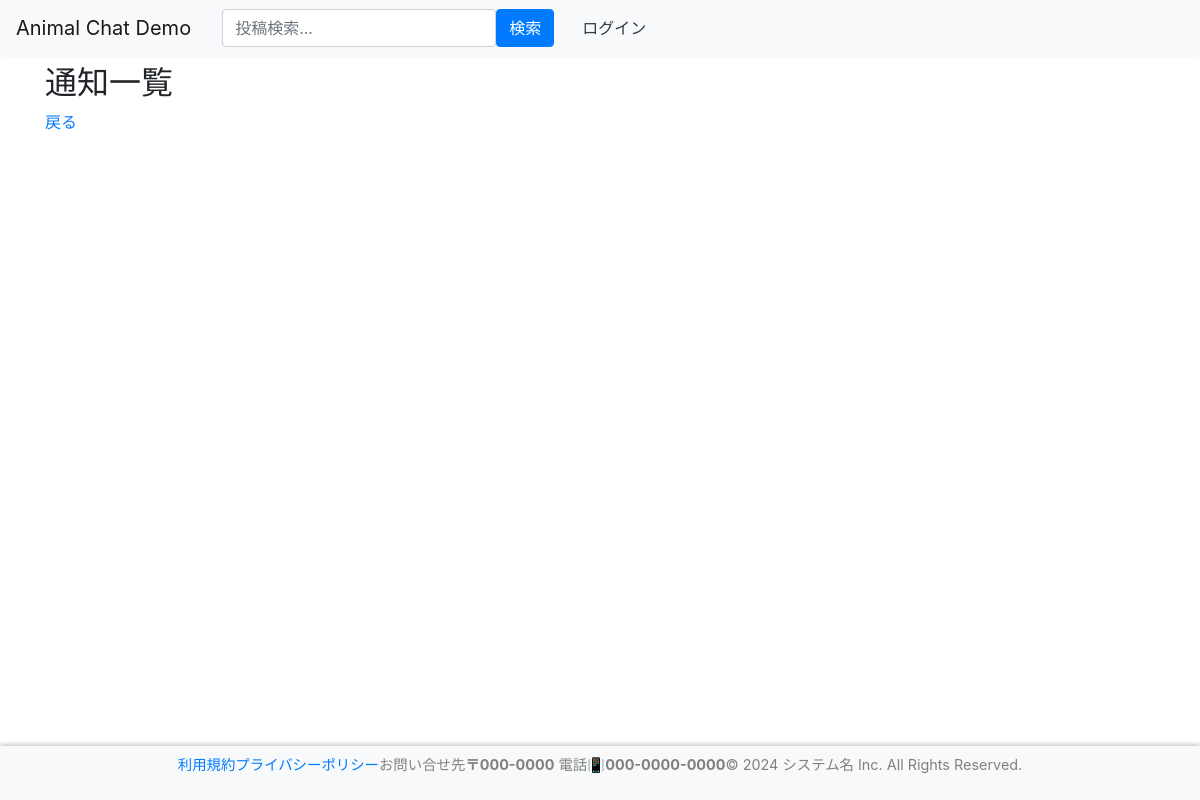
The page /contents/notice_list/ on the database as committed earlier.
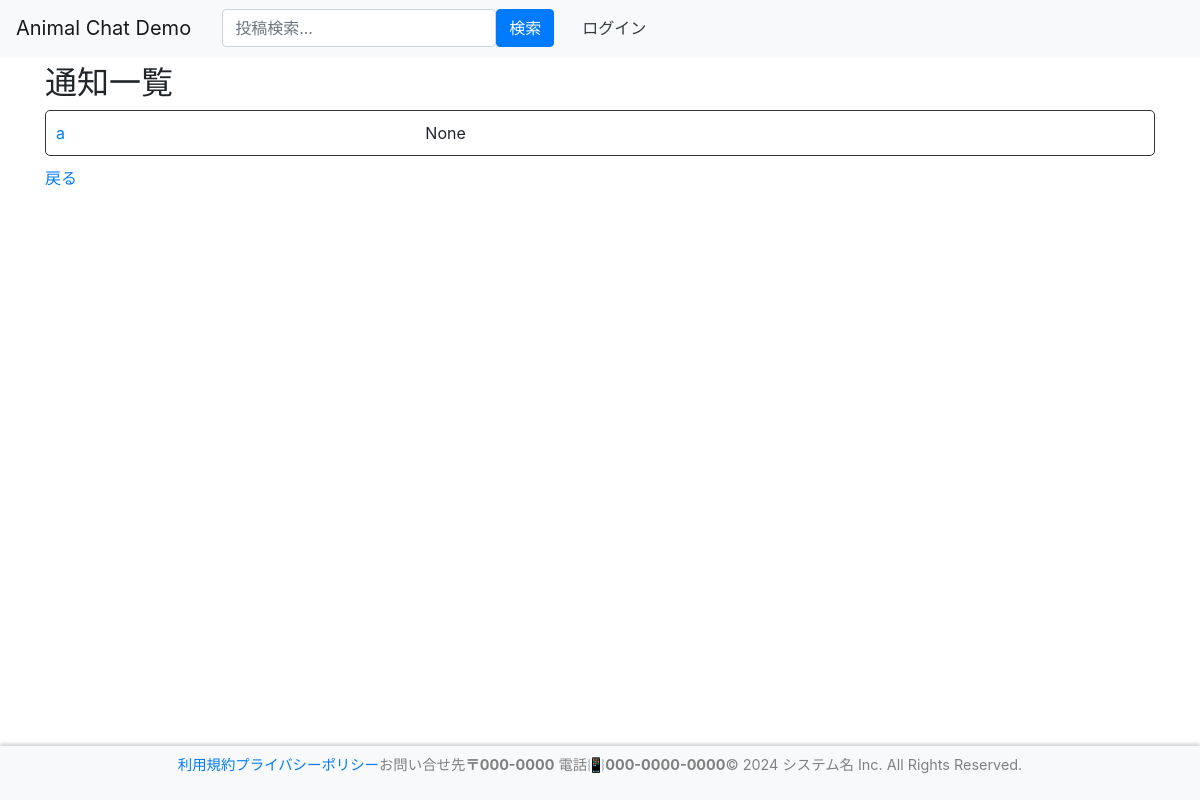
The same page on the database as committed later.
### contents/models.py (models this page shows, shortened)
class NoticeList(models.Model):
    id = models.AutoField(primary_key=True)
    posted_at = models.DateTimeField(
        verbose_name="日時",
        auto_now_add=True
    )
    title = models.CharField(
        verbose_name="タイトル",
        max_length=30,
        default=""
    )
    text = models.TextField(
        verbose_name="本文"
    )

### contents/views.py (the view)
# urls.py: path('notice_list/', views.NoticeListView.as_view(), name='notice_l'),
class NoticeListView(ListView):
    template_name = 'contents/notice_list.html'
    model = NoticeList
    paginate_by = 10
    context_object_name = "obj_data"

### templates/contents/notice_list.html (shortened to what this page needs)
{% extends "base.html" %}
{% load static %}
{% block content %}
    <div class="notice-container">
        <h2 class="notice-title">通知一覧</h2>
        <div class="post-section">
        {% for data in obj_data %}
        <div class="card-columns" style="padding: 10px; margin-bottom: 10px; border: 1px solid #333333; border-radius: 5px;">
                <div class="notice-content">
                    <div class="notice-details">
                        <div><a style="text-decoration: none;font-style: #0000;" href= "{% url 'contents:notice_d' data.pk %}">{{data.title}}</a></div>
                    </div>
                </div>
                <div class="notice-time">{{ data.posted_at }}</div>
        </div>
        {% endfor %}
        </div>
            <a href="" onclick="history.back()" class="return-btn">戻る</a>
{% endblock %}

### templates/base.html (shortened to what this page needs)
<!doctype html>
<html lang="ja">
{% load static %}
<head>
    <link rel="stylesheet" href="https://cdn.jsdelivr.net/npm/bootstrap@4.6.0/dist/css/bootstrap.min.css"
>
    <link rel="stylesheet" href="https://cdn.jsdelivr.net/gh/gitbrent/bootstrap4-toggle@3.6.1/css/bootstrap4-toggle.min.css">
</head>
<header>
    <nav class="navbar navbar-expand-lg navbar-light bg-light">
            <a class="navbar-brand" href="{% url 'accounts:index' %}">Animal Chat Demo</a>
        <div class="collapse navbar-collapse" id="navbarSupportedContent">
            <ul class="navbar-nav mr-auto">
                <br>
                <form method="get" action="{% url "post:posts_search" %}" class="col-12 col-lg-auto mb-2 mb-lg-0" role="search" style="display: flex;">
                    <input type="search" class="form-control" placeholder="投稿検索..." aria-label="Search" name="keyword" style="width:100%;">
                    <input type="submit" value="検索" class="btn btn-primary ">
                </form>
                {% if user.is_authenticated %}
                    <form method="post" action="{% url 'post:posts' %}" >
                        {% csrf_token %}
                        <button type="submit" class="btn btn-light text-dark me-2">投稿する</button>
                    </form>
                    <form method="get" action="{% url 'post:posts_search' %}" >
                        {% csrf_token %}
                        <button type="submit" class="btn btn-light text-dark me-2">投稿を見る</button>
                    </form>
                    <form method="get" action="{% url 'chat:index' %}" >
                        {% csrf_token %}
                        <button type="submit" class="btn btn-light text-dark me-2">チャットをする</button>
                    </form>
                    <form method="get" action="{% url 'accounts:adopt' %}" >
                        {% csrf_token %}
                        <button type="submit" class="btn btn-light text-dark me-2">里親探し</button>
                    </form>
                    <form method="get" action="{% url 'contents:hospital_list' %}" >
                        {% csrf_token %}
                        <button type="submit" class="btn btn-light text-dark me-2">病院評価機能(名称未定)</button>
                    </form>
                    <form method="get" action="{% url 'accounts:points' %}" >
                        {% csrf_token %}
                        <button type="submit" class="btn btn-light text-dark me-2">ポイント</button>
                    </form>
                    <form method="get" action="{% url 'accounts:mypage' %}" >
                        {% csrf_token %}
                        <button type="submit" class="btn btn-light text-dark me-2">マイページ</button>
                    </form>
                    <form method="get" action="{% url 'contents:notice_l' %}" >
                        {% csrf_token %}
                        <button type="submit" class="btn btn-light text-dark me-2">通知一覧</button>
                    </form>
                    <form method="get" action="{% url 'accounts:logoutchk' %}">
                        {% csrf_token %}
                        <button type="submit" class="btn btn-light text-dark me-2">ログアウト</button>
                    </form>
                {% else %}
                    <form method="post" action="{% url 'accounts:login' %}">
                        <button type="submit" class="btn btn-light text-dark me-2">ログイン</button>
                    </form>
                {% endif %}
            </ul>
        </div>
    </nav>
</header>
    <body>
    <div class="container mt-3">
        <br>
        <br>
        {% block content %}{% endblock %}
        <br>
        <br>
        <br>
        <br>
        <br>
    </div>
    </body>
</body>
    <footer>
        <nav class="navbar navbar-expand-lg navbar-light bg-light">
            <div class=" navbar-collapse" id="navbarSupportedContent" style="text-align:center;">
                <ul class="navbar-nav mr-auto" style="margin: auto;">
                    <li><a href="#">利用規約</a></li>
                    <li><a href="#">プライバシーポリシー</a></li>
                    <li>
                        <div class="contact">
                            <p>お問い合せ先<b>〒000-0000</b> 電話📳<b>000-0000-0000</b></p>
                        </div>
                    </li>
                    <li>
                        <div class="copyright" >
                            <p>© 2024 システム名 Inc. All Rights Reserved.</p>
                        </div>
                    </li>
                </ul>
            </div>
        </nav>
    </footer>
</html>

Rows that differ between the two databases and show on the page:
added NoticeList: title "a", posted_at "None"
